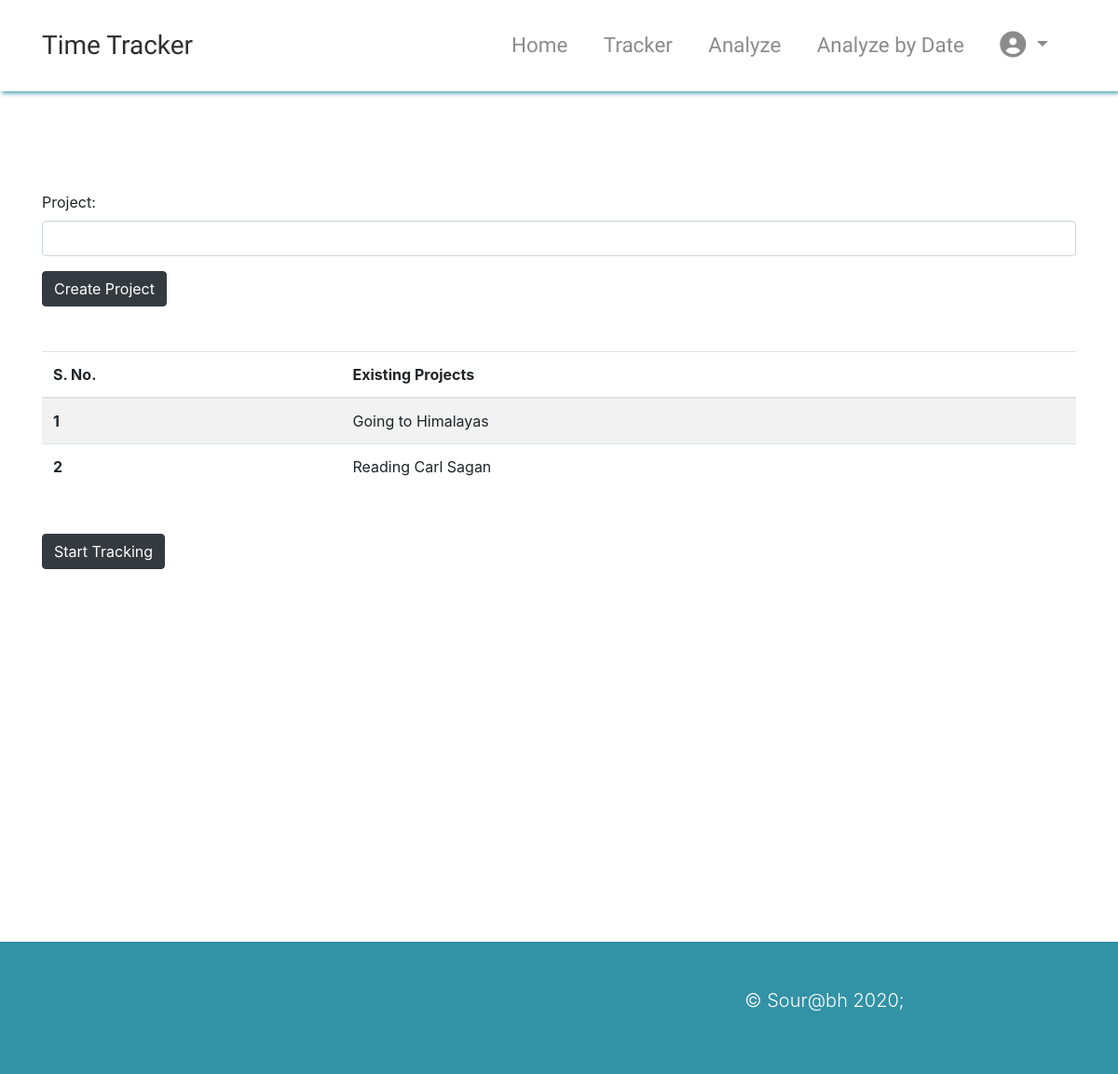
Before: / (signed in) with the older database file.
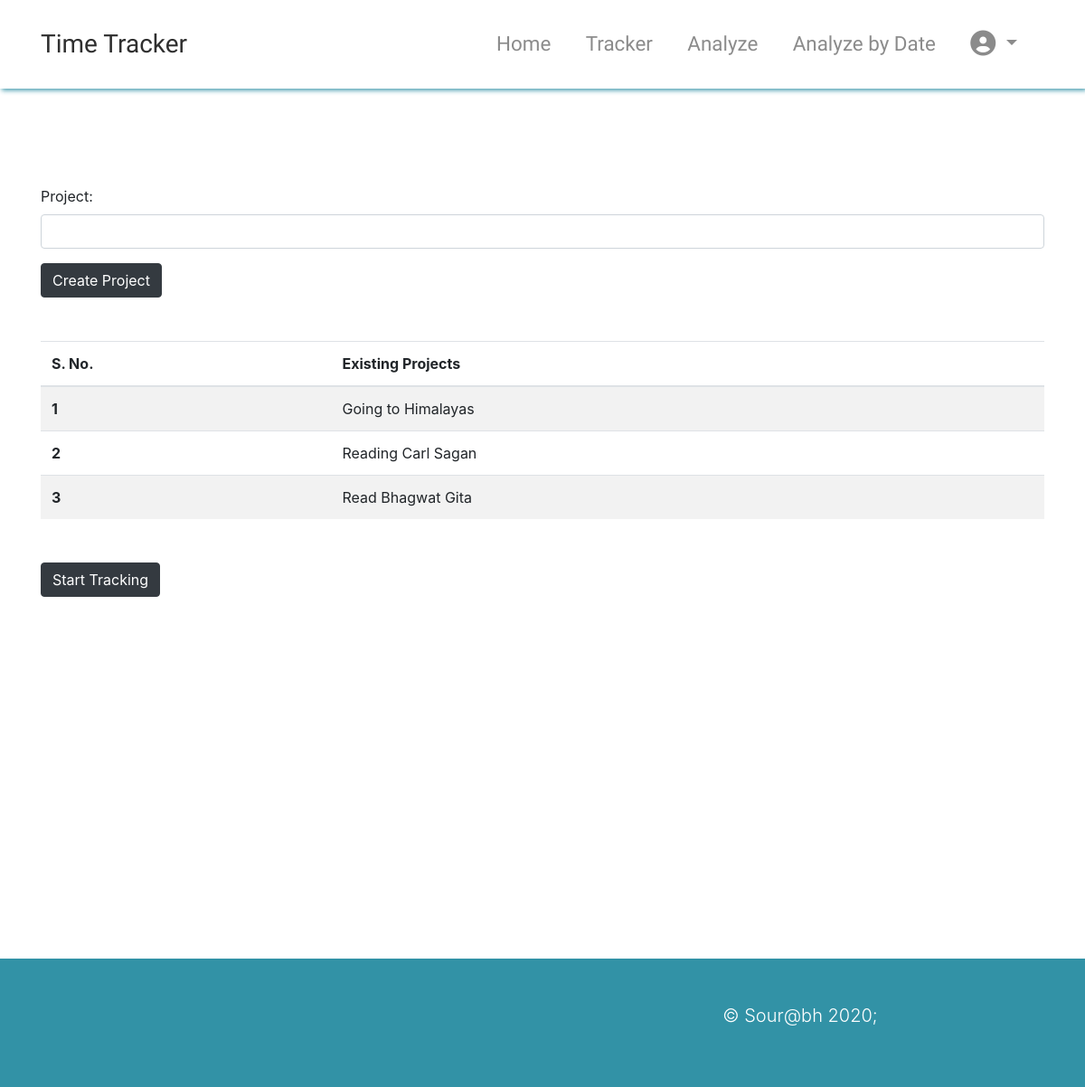
After: the same page with the newer database file.
### tracker/models.py (models this page shows, shortened)
class Project(models.Model):
	user         = models.ForeignKey(User,on_delete = models.CASCADE)
	project      = models.CharField(max_length=100,db_index=True)

### tracker/views.py (the view)
# urls.py: path('',views.homepage,name="homepage"),
@login_required
def homepage(request):
	already_existing_projects = Project.objects.filter(user=request.user)
	if request.method == "POST":
		form = ProjectModelForm(request.POST)  # instantiating the model form with the post data
		if form.is_valid():
			form_obj = form.save(commit=False)
			form_obj.user = request.user
			form_obj.save()
			messages.success(request,"Successfully created the project in your project list")
		else:
			messages.error(request,form.errors)
		context = {'form':form,'already_existing_projects':already_existing_projects}
		return render(request,'tracker/homepage.html',context)
	else:
		form = ProjectModelForm()
		context = {'form':form,'already_existing_projects':already_existing_projects}
		return render(request,'tracker/homepage.html',context)

### tracker/forms.py
class ProjectModelForm(forms.ModelForm):
	class Meta:
		model  = Project
		fields = ['project']
		widgets = {
		'project':forms.TextInput(attrs={'class':'form-control'})
		}

### my_auth/models.py (called while the page is built)
    @property
    def is_active(self):
        return self.active

### templates/tracker/homepage.html (shortened to what this page needs)
{% extends 'base.html' %}
{% block body %}
<div class="container" style="margin-top: 100px;margin-bottom: 400px">
	<form method="POST">
		{{form.as_p}}
		<button type="submit" class="btn btn-dark">Create Project</button>
	</form>
		{% if already_existing_projects|length > 0 %}
	<div>
		<table class="table table-striped my-5">
		  <thead>
		    <tr>
		      <th scope="col">S. No.</th>
		      <th scope="col">Existing Projects</th>
		    </tr>
		  </thead>
		  <tbody>
		  	{% for obj in already_existing_projects %}
		    <tr>
		      <th scope="row">{{forloop.counter}}</th>
		      <td>{{obj.project}}</td>
		    </tr>
		    {% endfor %}
		  </tbody>
		</table>
	</div>
	<span>
		<a href="/track/"><button class="btn btn-dark">Start Tracking</button>
		</a>
	</span>
	{% endif %}
</div>
{% endblock %}

### templates/base.html (shortened to what this page needs)
<!doctype html>
<html lang="en">
  <head>
    <link rel="stylesheet" href="https://stackpath.bootstrapcdn.com/bootstrap/4.5.0/css/bootstrap.min.css">
    <link rel="stylesheet" href="https://stackpath.bootstrapcdn.com/font-awesome/4.7.0/css/font-awesome.min.css">
    <link rel="stylesheet" href="//code.jquery.com/ui/1.12.1/themes/base/jquery-ui.css">
    <link rel="stylesheet" href="path/to/font-awesome/css/font-awesome.min.css">
  </head>
  <body>
    {% include 'components/navbar.html' with brand_name='Time Tracker' %}
    {% block body %}
    {% endblock %}
    {% include 'components/footer.html' %}
  </body>
</html>

### templates/components/navbar.html (shortened to what this page needs)
{% load static %}
<nav class="navbar navbar-expand-md navbar-light fixed-top py-4" id="main-nav">
    <div class="container">
      <a href="/" class="navbar-brand">
        <h3 class="d-inline align-middle">{{brand_name}}</h3>
      </a>
      <div class="collapse navbar-collapse" id="navbarCollapse">
        <ul class="navbar-nav ml-auto">
          <li class="nav-item">
            <a href="/" class="nav-link">Home</a>
          </li>
          <li class="nav-item">
            <a href="/track/" class="nav-link">Tracker</a>
          </li>
          <li class="nav-item">
            <a href="/analyze/" class="nav-link">Analyze</a>
          </li>
          <li class="nav-item">
            <a href="/analyze-date/" class="nav-link">Analyze by Date</a>
          </li>
        {% include 'components/user_button.html' %}
        </ul>
      </div>
    </div>
  </nav>

### templates/components/user_button.html (shortened to what this page needs)
<li class="nav-item dropdown">
    <a class="nav-link dropdown-toggle" href="#" id="navbarDropdown" role="button" data-toggle="dropdown"
        aria-haspopup="true" aria-expanded="false">
        <i class="fa fa-user-circle fa-lg" ></i>
    </a>
</li>

### templates/components/footer.html (shortened to what this page needs)
<footer id="main-footer" class="py-5 text-white" style="background: #3292a6;">
    <div class="container">
      <div class="row text-center">
        <div class="col-md-6 ml-auto">
          <p class="lead">
             &copy Sour@bh 2020;
          </p>
        </div>
      </div>
    </div>
  </footer>

### templates/components/navbar.html (style rules this page uses)
body { margin-top: 105px; }
.navbar { box-shadow: 2px 2px 5px #3292a6; opacity: 0.9; background: #fff; }
.navbar .nav-item { font-size: 1.4rem; padding-right: 1.4rem; }
.navbar { font-family: 'Merienda One';font-size: 16px; }

Changed rows visible on the page:
added Project: project "Read Bhagwat Gita"
